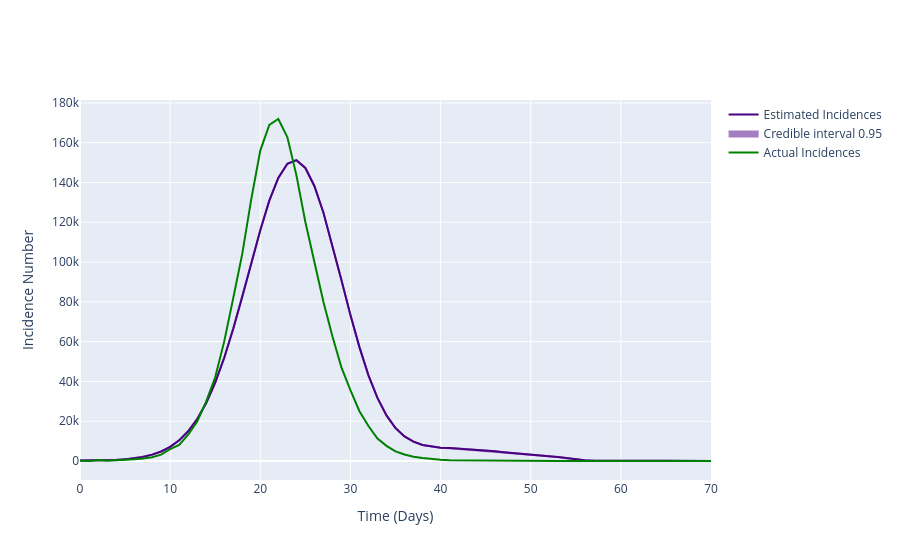

Write notebook code for a chart like this one.
### Code cell
# Plot the predicted incidences
pre_I = np.array(list(df['mean'].values[:-1]) + kernel) * len(demo_data) / 10000
pre_std = np.array(list(df['sd'].values[:-1]) + kernel)

figure = go.Figure()

trace1 = go.Scatter(
    y=pre_I,
    x=list(range(starting_time_point, end_time_point)),
    mode='lines',
    name='Estimated Incidences',
    line_color='indigo'
)

trace2 = go.Scatter(
    x=list(range(starting_time_point, end_time_point)) + list(range(starting_time_point, end_time_point))[::-1],
    y=(pre_I + 1.96 * pre_std).tolist() + (pre_I - 1.96 * pre_std).tolist()[::-1],
    fill='toself',
    fillcolor='indigo',
    line_color='indigo',
    opacity=0.5,
    mode='lines',
    name='Credible interval 0.95',
)

trace3 = go.Scatter(
    y=incidences_true,
    x=list(range(starting_time_point, end_time_point)),
    mode='lines',
    name='Actual Incidences',
    line_color='green'
)

figure.add_trace(trace1)
figure.add_trace(trace2)
figure.add_trace(trace3)
figure.update_layout(xaxis_title='Time (Days)', yaxis_title='Incidence Number')

### Figure 1 — Plotly figure (JSON) as saved in the notebook; plotly's stock layout.template omitted (floating-point values rounded to 4 significant figures; data arrays with more than 128 entries replaced by an {"elided": "..."} marker saying what was removed)
{"data": [{"line": {"color": "indigo"}, "mode": "lines", "name": "Estimated Incidences", "type": "scatter", "x": [0, 1, 2, 3, 4, 5, 6, 7, 8, 9, 10, 11, 12, 13, 14, 15, 16, 17, 18, 19, 20, 21, 22, 23, 24, 25, 26, 27, 28, 29, 30, 31, 32, 33, 34, 35, 36, 37, 38, 39, 40, 41, 42, 43, 44, 45, 46, 47, 48, 49, 50, 51, 52, 53, 54, 55, 56, 57, 58, 59, 60, 61, 62, 63, 64, 65, 66, 67, 68, 69, 70], "y": [299.5, 312.0, 342.5, 409.0, 560.9, 821.6, 1337.0, 2070.0, 3189.0, 4779.0, 7092.0, 10380.0, 14960.0, 21130.0, 29190.0, 39450.0, 51900.0, 66500.0, 82540.0, 99620.0, 116000.0, 130900.0, 142300.0, 149400.0, 151200.0, 147300.0, 138300.0, 124900.0, 108600.0, 90990.0, 73370.0, 57230.0, 43070.0, 31700.0, 22940.0, 16570.0, 12350.0, 9703.0, 8043.0, 7298.0, 6657.0, 6478.0, 6221.0, 5899.0, 5617.0, 5212.0, 4850.0, 4387.0, 4053.0, 3569.0, 3167.0, 2744.0, 2356.0, 1981.0, 1402.0, 725.9, 343.7, 187.2, 122.4, 89.1, 71.28, 63.02, 60.44, 60.81, 66.32, 79.73, 105.5, 179.7, 0, 0, 0]}, {"fill": "toself", "fillcolor": "indigo", "line": {"color": "indigo"}, "mode": "lines", "name": "Credible interval 0.95", "opacity": 0.5, "type": "scatter", "x": {"elided": "142 int values"}, "y": {"elided": "142 float values"}}, {"line": {"color": "green"}, "mode": "lines", "name": "Actual Incidences", "type": "scatter", "x": [0, 1, 2, 3, 4, 5, 6, 7, 8, 9, 10, 11, 12, 13, 14, 15, 16, 17, 18, 19, 20, 21, 22, 23, 24, 25, 26, 27, 28, 29, 30, 31, 32, 33, 34, 35, 36, 37, 38, 39, 40, 41, 42, 43, 44, 45, 46, 47, 48, 49, 50, 51, 52, 53, 54, 55, 56, 57, 58, 59, 60, 61, 62, 63, 64, 65, 66, 67, 68, 69, 70], "y": [100, 0, 479, 156, 342, 465, 834, 1257, 1922, 3209, 5956, 8125, 13268, 19803, 29959, 42083, 60119, 81855, 104116, 131643, 156013, 168956, 171912, 162822, 143829, 120153, 100872, 80101, 62684, 47050, 35678, 25041, 17560, 11251, 7633, 4858, 3255, 2113, 1528, 1031, 670, 431, 379, 321, 188, 156, 111, 92, 69, 50, 38, 20, 12, 19, 9, 8, 5, 5, 0, 1, 2, 3, 1, 0, 1, 1, 1, 0, 0, 0, 0, 0, 0, 0, 0, 1, 0, 0, 0, 0, 0, 0, 0, 0, 0, 0, 0, 0, 0, 0, 0]}], "layout": {"xaxis": {"title": {"text": "Time (Days)"}}, "yaxis": {"title": {"text": "Incidence Number"}}}}
